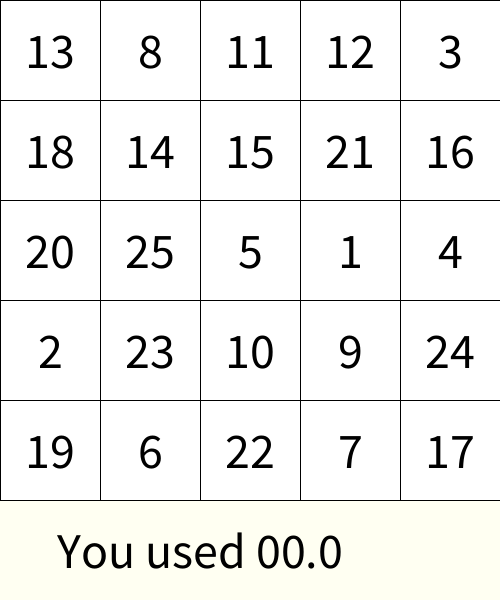
Frame 1 (no input)
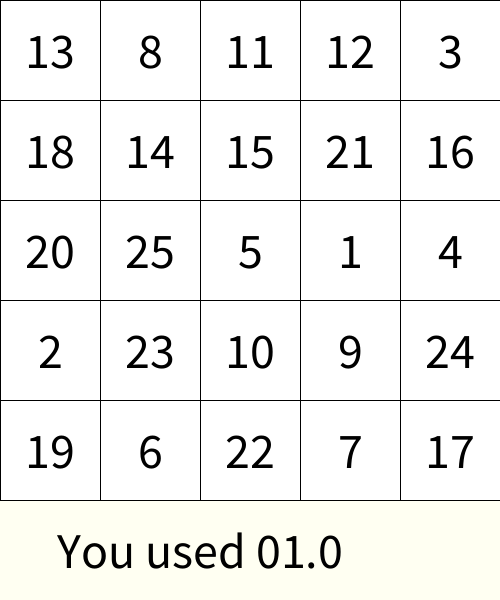
Frame 60 (the mouse pressed at the canvas centre just before this capture)
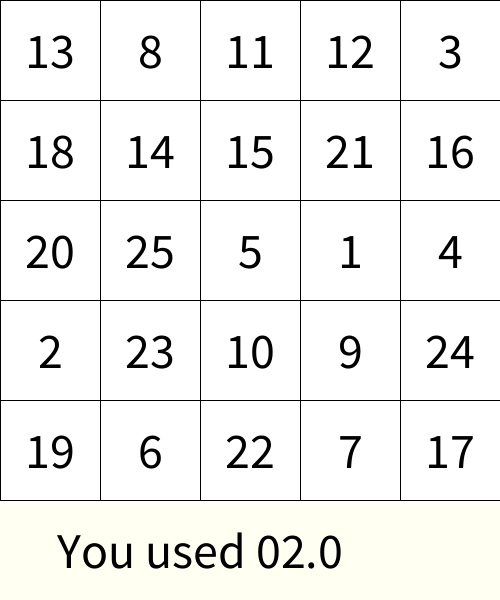
Frame 120 (the mouse held since frame 60 and released just before this capture)

The Processing sketch that drew these frames (run headless with seeded random() and noise(); from frame 60 on, the mouse is pressed at the canvas centre):

// Processing sketch: week06_09_schulte_table09_mousePressed_crash_if_protect_shuffle
// ── week06_09_schulte_table09_mousePressed_crash_if_protect_shuffle.pde
//week06_09_schulte_table09_mousePressed_crash_if_protect_shuffle_random
int [] used = new int[26];
int [][] table = new int[5][5];
int i=0, j=0;
void setup() {
  size(500, 600);
  textSize(50);
  textAlign(CENTER, CENTER);
  int []numbers = {1,2,3,4,5,6,7,8,9,10,11,12,13,14,15,16,17,18,19,20,21,22,23,24,25};
  for(int i=numbers.length-1;i>0;i--){
    int j=int(random(i+1));
    int temp=numbers[i];
    numbers[i]=numbers[j];
    numbers[j]=temp;
  }
  int index=0;
  for (int i=0; i<5; i++) {
    for (int j=0; j<5; j++) {
      table[i][j]=numbers[index++];
    }
  }
  startT = millis();
}
int startT = 0;
int [][] pressed = new int[5][5];
void draw() {
  background(#FFFFF2);
  for (int i=0; i<5; i++) {
    for (int j=0; j<5; j++) {
      if (pressed[i][j]==1)fill(128);
      else fill(255);
      rect(j*100, i*100, 100, 100);
      fill(0);
      text(""+table[i][j], 50+j*100, 50+i*100);
    }
  }
  text("You used "+nf((millis()-startT)/1000.0, 2, 1), 200, 550);
}
int now=1;
void mousePressed() {
  int i = mouseY/100, j = mouseX/100;
  if (i>=0&&i<5&&j>=0&&j<5) {
    if (table[i][j]==now) {
      pressed[i][j] = 1;
      now++;
    }
  }
}
